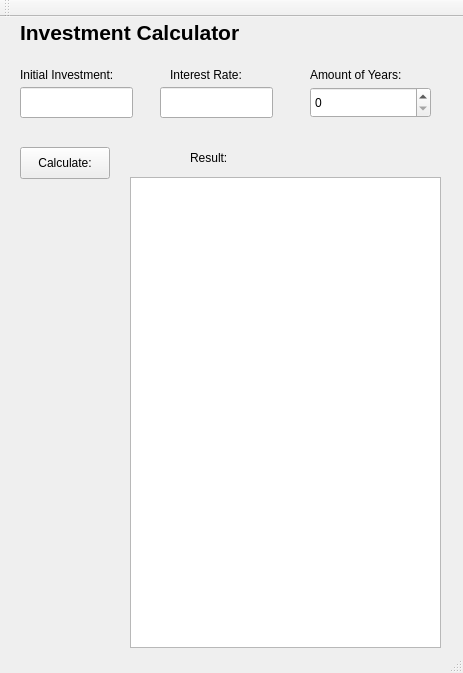
<?xml version="1.0" encoding="UTF-8"?>
<ui version="4.0">
 <class>MainWindow</class>
 <widget class="QMainWindow" name="MainWindow">
  <property name="geometry">
   <rect>
    <x>0</x>
    <y>0</y>
    <width>463</width>
    <height>673</height>
   </rect>
  </property>
  <property name="windowTitle">
   <string>MainWindow</string>
  </property>
  <widget class="QWidget" name="centralWidget">
   <widget class="QLabel" name="label">
    <property name="geometry">
     <rect>
      <x>20</x>
      <y>0</y>
      <width>241</width>
      <height>31</height>
     </rect>
    </property>
    <property name="text">
     <string>&lt;html&gt;&lt;head/&gt;&lt;body&gt;&lt;p&gt;&lt;span style=&quot; font-size:16pt; font-weight:600;&quot;&gt;Investment Calculator&lt;/span&gt;&lt;/p&gt;&lt;/body&gt;&lt;/html&gt;</string>
    </property>
   </widget>
   <widget class="QLabel" name="label_2">
    <property name="geometry">
     <rect>
      <x>20</x>
      <y>50</y>
      <width>111</width>
      <height>16</height>
     </rect>
    </property>
    <property name="text">
     <string>Initial Investment:</string>
    </property>
   </widget>
   <widget class="QLabel" name="label_3">
    <property name="geometry">
     <rect>
      <x>170</x>
      <y>50</y>
      <width>101</width>
      <height>16</height>
     </rect>
    </property>
    <property name="text">
     <string>Interest Rate:</string>
    </property>
   </widget>
   <widget class="QLabel" name="label_4">
    <property name="geometry">
     <rect>
      <x>310</x>
      <y>50</y>
      <width>111</width>
      <height>16</height>
     </rect>
    </property>
    <property name="text">
     <string>Amount of Years:</string>
    </property>
   </widget>
   <widget class="QSpinBox" name="spinBox_Years">
    <property name="geometry">
     <rect>
      <x>310</x>
      <y>70</y>
      <width>121</width>
      <height>31</height>
     </rect>
    </property>
   </widget>
   <widget class="QLineEdit" name="lineEdit_Investment">
    <property name="geometry">
     <rect>
      <x>20</x>
      <y>70</y>
      <width>113</width>
      <height>31</height>
     </rect>
    </property>
   </widget>
   <widget class="QLineEdit" name="lineEdit_Interest">
    <property name="geometry">
     <rect>
      <x>160</x>
      <y>70</y>
      <width>113</width>
      <height>31</height>
     </rect>
    </property>
   </widget>
   <widget class="QLabel" name="label_5">
    <property name="geometry">
     <rect>
      <x>190</x>
      <y>130</y>
      <width>81</width>
      <height>21</height>
     </rect>
    </property>
    <property name="text">
     <string>Result:</string>
    </property>
   </widget>
   <widget class="QPushButton" name="pushButton_calculate">
    <property name="geometry">
     <rect>
      <x>20</x>
      <y>130</y>
      <width>90</width>
      <height>32</height>
     </rect>
    </property>
    <property name="text">
     <string>Calculate:</string>
    </property>
   </widget>
   <widget class="QListWidget" name="listWidget">
    <property name="geometry">
     <rect>
      <x>130</x>
      <y>160</y>
      <width>311</width>
      <height>471</height>
     </rect>
    </property>
   </widget>
  </widget>
  <widget class="QToolBar" name="mainToolBar">
   <attribute name="toolBarArea">
    <enum>TopToolBarArea</enum>
   </attribute>
   <attribute name="toolBarBreak">
    <bool>false</bool>
   </attribute>
  </widget>
  <widget class="QStatusBar" name="statusBar"/>
 </widget>
 <layoutdefault spacing="6" margin="11"/>
 <resources/>
 <connections/>
</ui>
